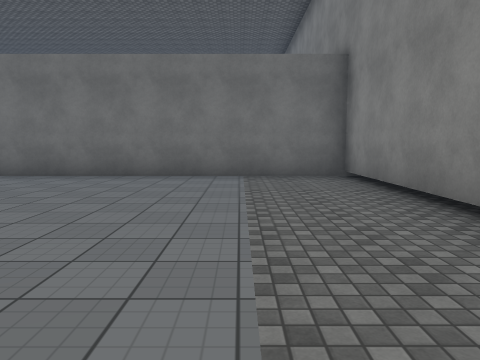
view 1 (above)

20 first-person views from a walk through a Unity game level. The camera is 1.4 m above the floor, tilts 6° down and sees 70° across. The floor is counted in squares, 2 m on a side. Each view is taken from the middle of a square. On the plan, view 1 faces up. The plan holds only what a view shows up to about 11 squares ahead; the rest is blank. The place goes on beyond the plan. The player character is not drawn. Surface patterns are stand-ins for the level's own textures.

view 2
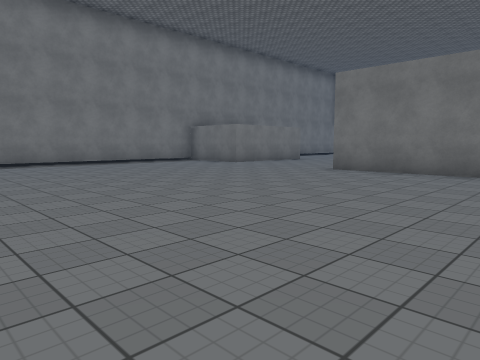

view 3
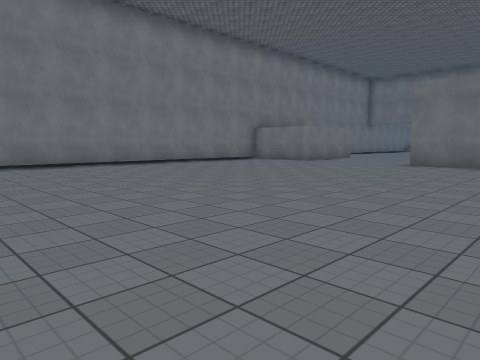

view 4
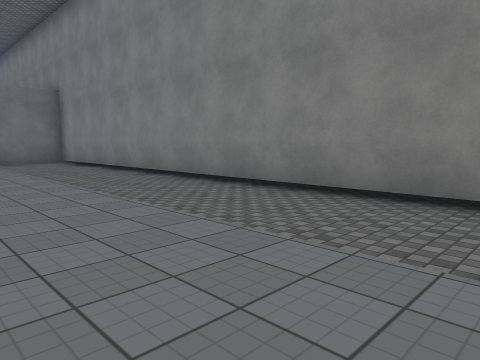

view 5
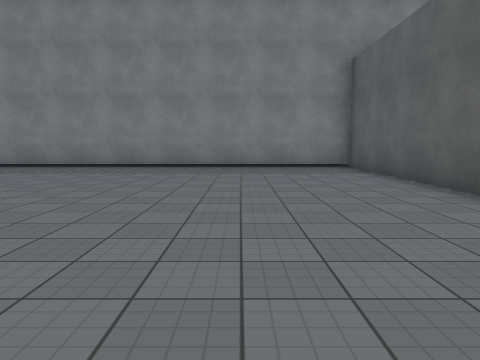

view 6
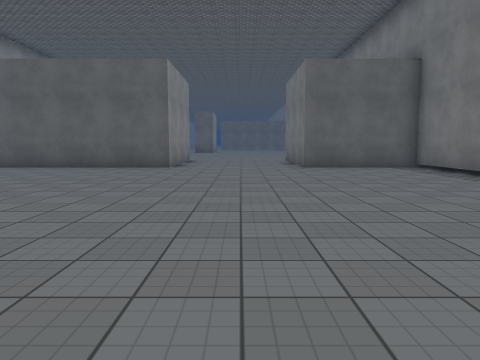

view 7
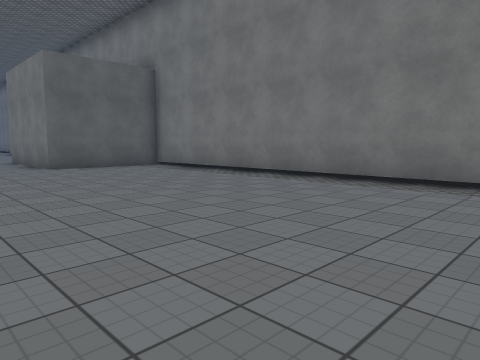

view 8
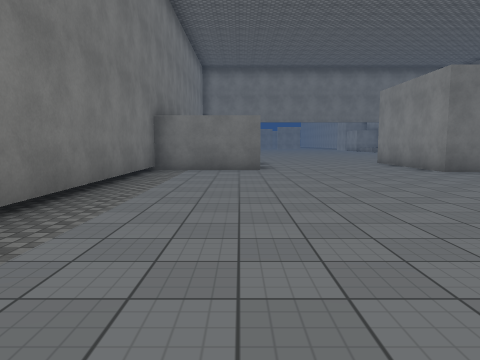

view 9
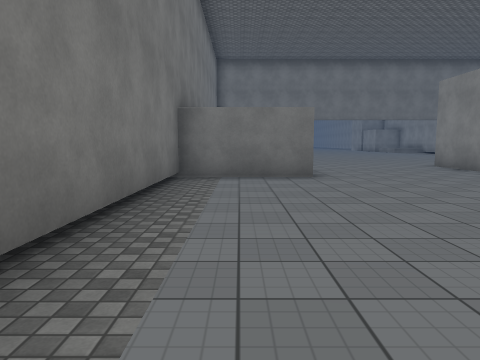

view 10
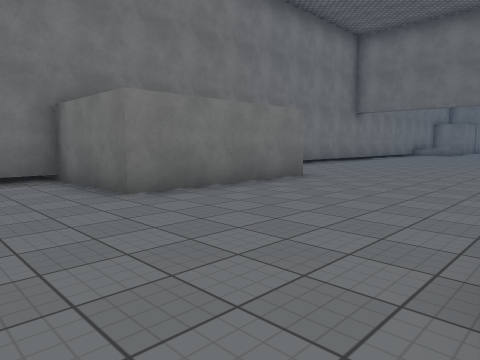

view 11
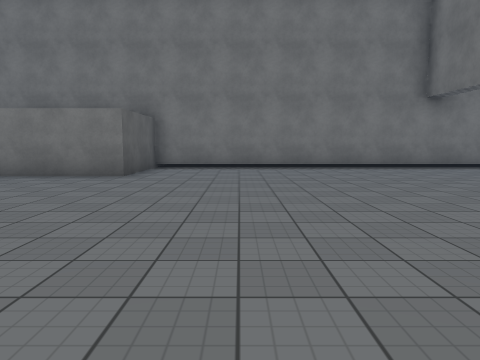

view 12
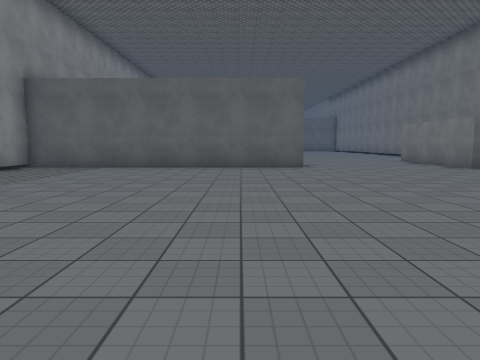

view 13
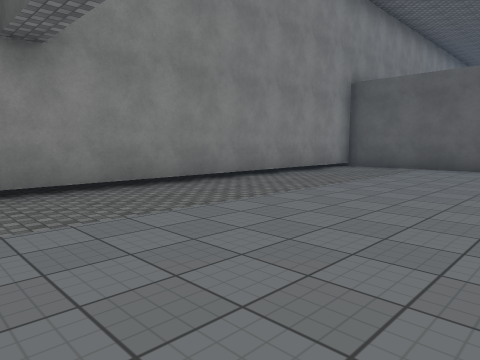

view 14
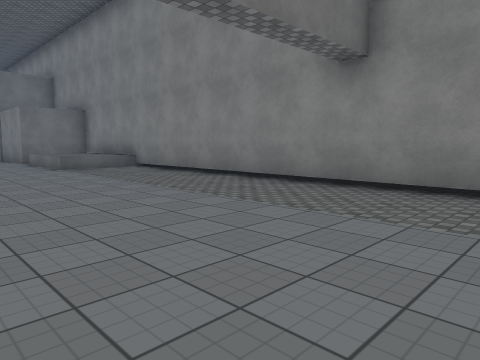

view 15
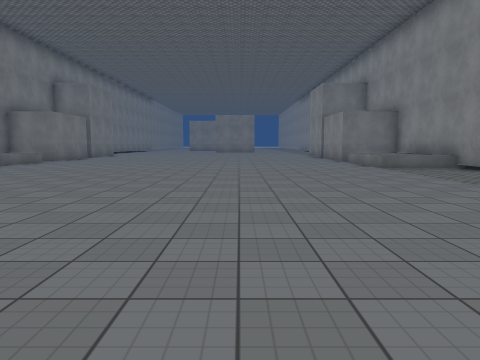

view 16
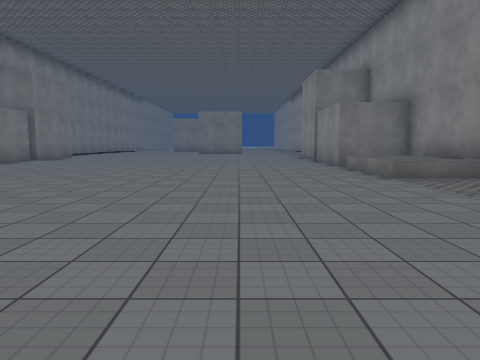

view 17
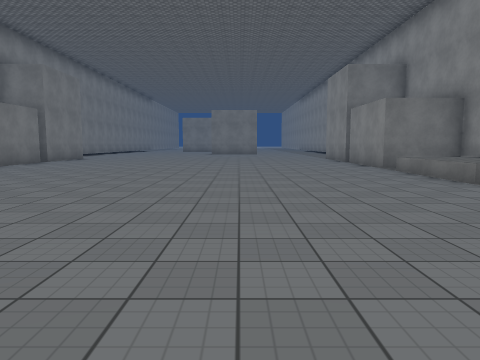

view 18
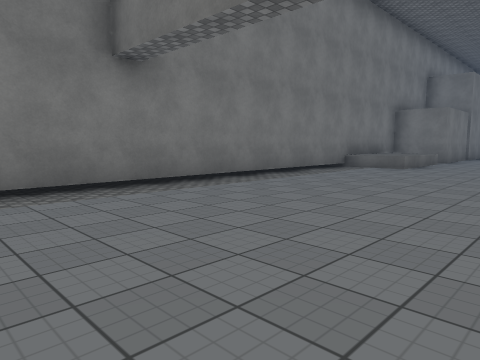

view 19
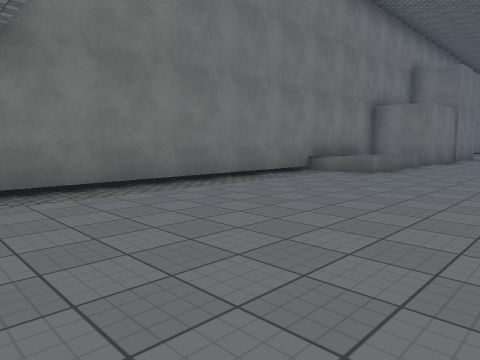

view 20
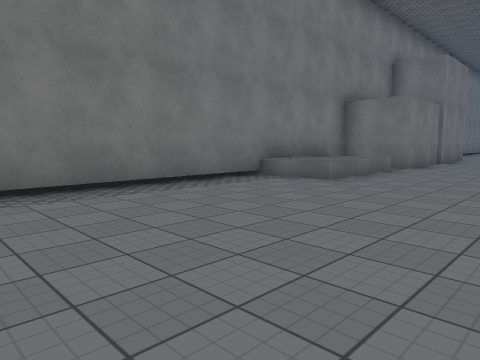

### Floor plan
Points are (right, up) in squares from view 1. A wall is a line through its corners. A room is listed if a view was taken in it or the views show most of it. See-through windows are left out.
Room 1 (views 1, 2, 3, 4, 5, 6, 7, 8, 9, 10)
walls: (-5.9, -12) (-5.9, -11.3) (2.3, -11.3) (2.3, 7.5) (-5.9, 7.5); (-11.4, 8.2) (-13.3, 8.2) (-13.3, -11.3) (-9.9, -11.3) (-9.9, -13.5)
ways out: opening at (-9, 8) to room 2
Room 2 (views 11, 12, 13, 14, 15, 16, 17, 18, 19, 20)
walls: (-11.5, 33.5) (-11.5, 31.8) (-13.3, 31.8) (-13.3, 12.5) (-10.5, 12.5) (-10.5, 8.2) (-11.4, 8.2); (-5.9, 7.5) (-5.9, 11.8) (2.3, 11.8) (2.3, 31.8) (0.1, 31.8) (0.1, 33.1)
low walls: (2.4, 28) (0.1, 28) (0.1, 31); (-11.5, 31) (-11.5, 28) (-13.4, 28)
ways out: opening at (-9, 8) to room 1

Where each view was taken, in squares from view 1:
view 1: 0 up, 0 right, facing up
view 2: 1 down, 1 left, facing up-left
view 3: 4 down, 2 left, facing up-left
view 4: 6 down, 2 left, facing up-right
view 5: 8 down, 8 left, facing right
view 6: 1 down, 8 left, facing down
view 7: 1 down, 7 left, facing down-left
view 8: 1 down, 11 left, facing up
view 9: 1 up, 12 left, facing up
view 10: 6 up, 6 left, facing up-left
view 11: 15 up, 3 left, facing left
view 12: 22 up, 4 left, facing down
view 13: 22 up, 3 left, facing down-right
view 14: 18 up, 3 left, facing up-right
view 15: 18 up, 4 left, facing up
view 16: 21 up, 3 left, facing up
view 17: 22 up, 4 left, facing up
view 18: 18 up, 8 left, facing up-left
view 19: 20 up, 8 left, facing up-left
view 20: 22 up, 8 left, facing up-left
